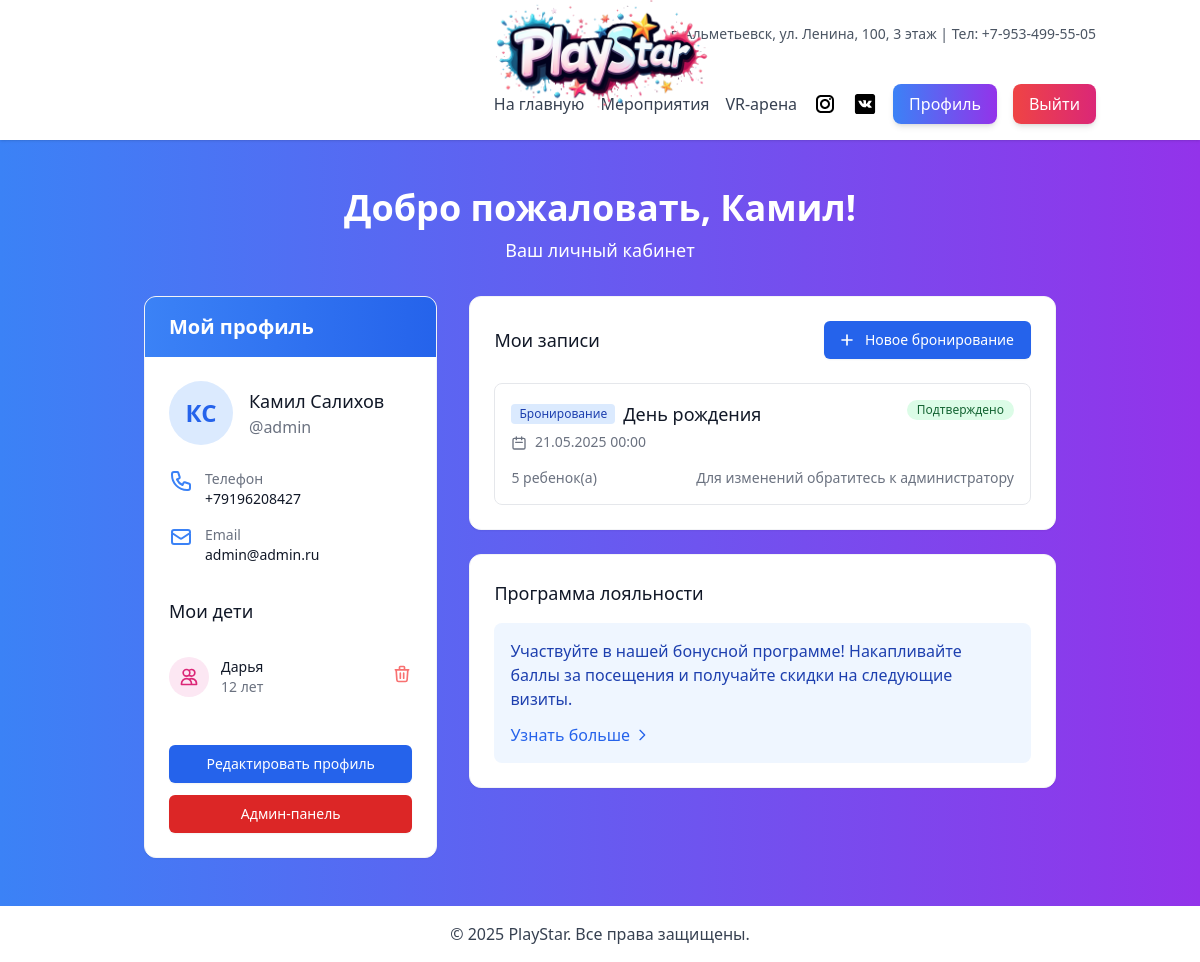
The page /accounts/profile/ (signed in) on the database as committed earlier.
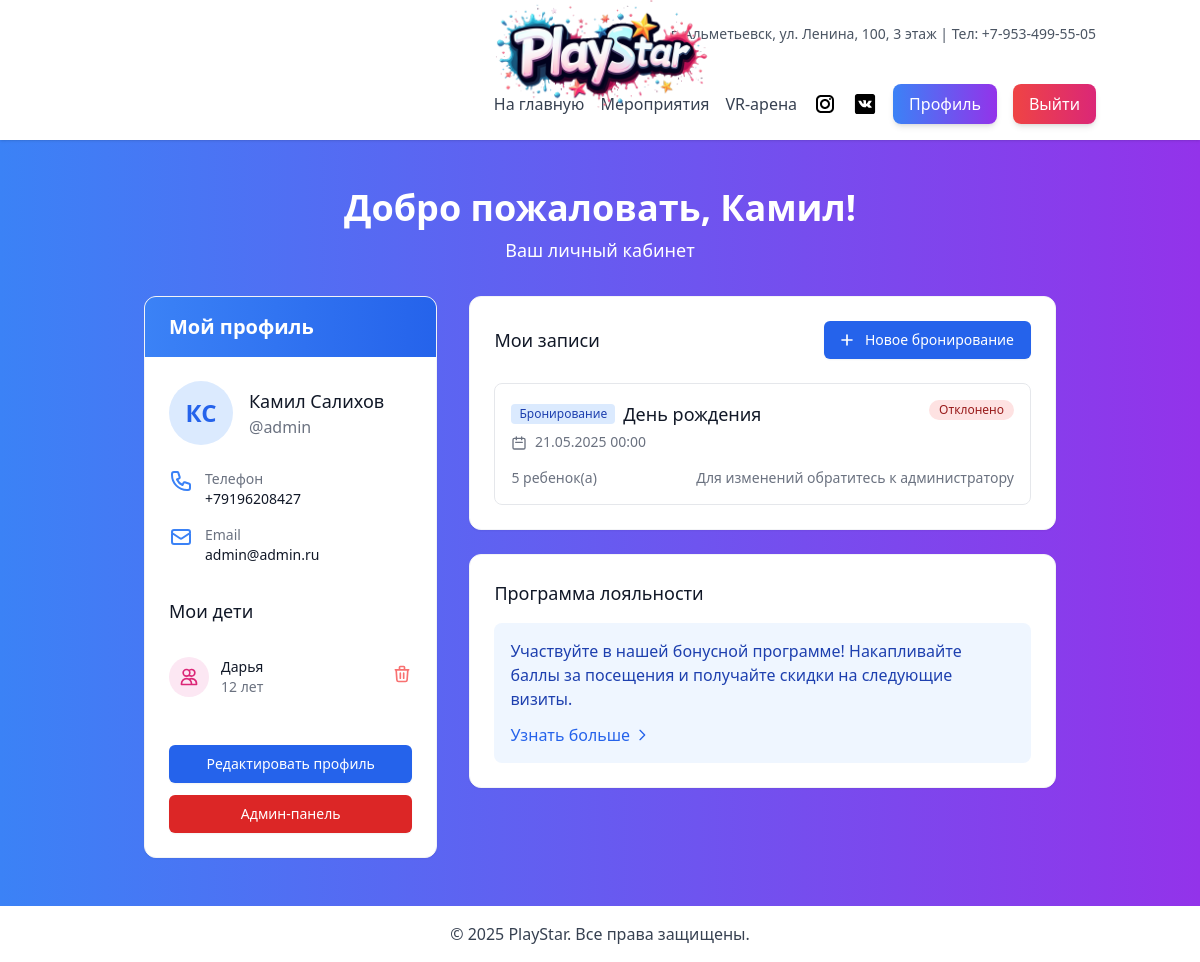
The same page on the database as committed later.
### bookings/models.py (models this page shows, shortened)
class Booking(models.Model):
    STATUS_CHOICES = [
        ('pending', 'На модерации'),
        ('approved', 'Подтверждено'),
        ('rejected', 'Отклонено'),
        ('completed', 'Завершено')
    ]
    BOOKING_TYPES = (
        ('birthday', 'День рождения'),
        ('vr', 'VR-арена'),
        ('animation', 'Выездная анимация'),
        ('other', 'Другое'),
    )
    user = models.ForeignKey(settings.AUTH_USER_MODEL, on_delete=models.CASCADE)
    event_name = models.CharField('Название мероприятия', max_length=255)
    booking_type = models.CharField(
        'Тип бронирования',
        max_length=20,
        choices=BOOKING_TYPES,
        default='birthday'
    )
    location = models.CharField(
        'Местоположение',
        max_length=255,
        blank=True,
        null=True
    )
    custom_type = models.CharField(
        'Свой вариант',
        max_length=255,
        blank=True,
        null=True
    )
    event_date = models.DateTimeField('Дата мероприятия')
    children_count = models.PositiveIntegerField(
        'Количество детей',
        validators=[MinValueValidator(1)]
    )
    comment = models.TextField('Комментарий', blank=True, null=True)
    status = models.CharField(
        'Статус',
        max_length=20,
        choices=STATUS_CHOICES,
        default='pending'
    )
    created_at = models.DateTimeField(auto_now_add=True)
    updated_at = models.DateTimeField(auto_now=True)
    prepayment = models.DecimalField(
        'Предоплата',
        max_digits=10,
        decimal_places=2,
        default=Decimal('0.00')
    )
    cashier_payment = models.DecimalField(
        'Оплата кассиром',
        max_digits=10,
        decimal_places=2,
        default=Decimal('0.00')
    )
    paid_amount = models.DecimalField(
        'Оплаченная сумма',
        max_digits=10,
        decimal_places=2,
        default=Decimal('0.00')
    )
    class Meta:
        verbose_name = 'Бронирование'
        verbose_name_plural = 'Бронирования'
        ordering = ['-created_at']

### accounts/views.py (the view)
# urls.py: path('profile/', profile, name='profile'),
@login_required
def profile(request):
    user = request.user
    Profile.objects.get_or_create(user=user)
    context = {
        'user': user,
        'bookings': Booking.objects.filter(user=user).order_by('-created_at')[:5],
        'user_events': Event.objects.filter(booking__user=user)
                       .select_related('booking')
                       .order_by('-date')[:5],
    }
    return render(request, 'accounts/profile.html', context)

### main/templatetags/group_check.py (called while the page is built)
@register.filter(name='has_group')
def has_group(user, group_name):
    if hasattr(user, 'groups'):
        return user.groups.filter(name=group_name).exists()
    return False

### accounts/templates/accounts/profile.html (shortened to what the changed rows need)
{% extends 'base.html' %}
{% load group_check static %}
{% block content %}
<div class="max-w-7xl mx-auto px-4 sm:px-6 lg:px-8">
    <div class="mb-8 text-center">
        <h1 class="text-4xl font-bold text-white mb-2">Добро пожаловать, {{ user.first_name }}!</h1>
    </div>
    <div class="flex flex-col lg:flex-row gap-8">
        <div class="w-full lg:w-1/3 bg-white rounded-xl shadow-sm border border-gray-100 overflow-hidden">
            <div class="bg-gradient-to-r from-blue-500 to-blue-600 px-6 py-4">
                <h2 class="text-xl font-semibold text-white">Мой профиль</h2>
            </div>
        </div>
        <div class="w-full lg:w-2/3 space-y-6">
            <div class="bg-white rounded-xl shadow-sm border border-gray-100 overflow-hidden">
                <div class="p-6">
                    {% if bookings or user_events %}
                        <div class="space-y-4">
                            {% for booking in bookings %}
                            <div class="border border-gray-200 rounded-lg p-4 hover:shadow-md transition-shadow">
                                <div class="flex justify-between items-start">
                                    <div>
                                        <div class="flex items-center mb-1">
                                            <span class="bg-blue-100 text-blue-800 text-xs font-medium px-2 py-0.5 rounded mr-2">
                                                Бронирование
                                            </span>
                                            <h4 class="text-lg font-medium text-gray-900">
                                                {% if booking.booking_type == 'other' %}
                                                    {{ booking.custom_type }}
                                                {% else %}
                                                    {{ booking.get_booking_type_display }}
                                                {% endif %}
                                            </h4>
                                        </div>
                                        <div class="text-sm text-gray-500 mb-2">
                                            <svg xmlns="http://www.w3.org/2000/svg" class="inline h-4 w-4 mr-1" fill="none" viewBox="0 0 24 24" stroke="currentColor">
                                                <path stroke-linecap="round" stroke-linejoin="round" stroke-width="2" d="M8 7V3m8 4V3m-9 8h10M5 21h14a2 2 0 002-2V7a2 2 0 00-2-2H5a2 2 0 00-2 2v12a2 2 0 002 2z"/>
                                            </svg>
                                            {{ booking.event_date|date:"d.m.Y H:i" }}
                                        </div>
                                    </div>
                                    <div class="flex items-center">
                                        <span class="inline-flex items-center px-2.5 py-0.5 rounded-full text-xs font-medium
                                            {% if booking.status == 'approved' %}bg-green-100 text-green-800
                                            {% elif booking.status == 'pending' %}bg-yellow-100 text-yellow-800
                                            {% elif booking.status == 'rejected' %}bg-red-100 text-red-800
                                            {% else %}bg-gray-100 text-gray-800{% endif %}">
                                            {{ booking.get_status_display }}
                                        </span>
                                    </div>
                                </div>
                                <div class="flex justify-between items-center mt-2">
                                    <div class="text-sm text-gray-500">
                                        <span class="font-medium">{{ booking.children_count }}</span> ребенок(а)
                                    </div>
                                    <div class="flex space-x-2">
                                        {% if booking.status == 'pending' %}
                                            <form action="{% url 'bookings:delete_booking' booking.id %}" method="post" class="delete-booking-form">
                                                {% csrf_token %}
                                                <button type="submit" class="text-red-600 hover:text-red-900 text-sm">
                                                    Удалить
                                                </button>
                                            </form>
                                        {% else %}
                                            <span class="text-gray-500 text-sm">Для изменений обратитесь к администратору</span>
                                        {% endif %}
                                    </div>
                                </div>
                            </div>
                            {% endfor %}
                        </div>
                    {% endif %}
                </div>
            </div>
        </div>
    </div>
</div>
{% endblock %}

Rows that differ between the two databases and show on the page:
changed Booking "День рождения": status "Подтверждено" → "Отклонено"
